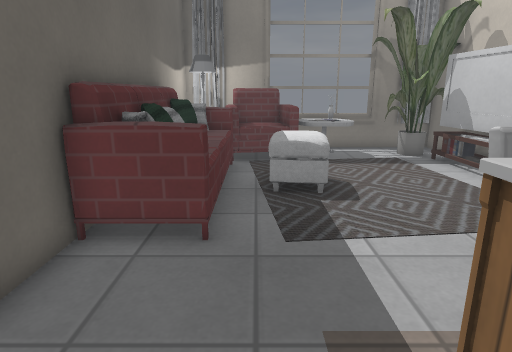
View 1 (above)

17 first-person views from a walk through a level from a Godot 3-D game. The camera is 1.3 m above the floor, tilts 14° down and sees 75° across. The floor is counted in squares, 0.5 m on a side. Each view is taken from the middle of a square. On the plan, view 1 faces up. The plan holds only what a view shows up to about 20 squares ahead; the rest is blank. The place goes on beyond the plan. Some surface patterns are stand-ins.

View 2
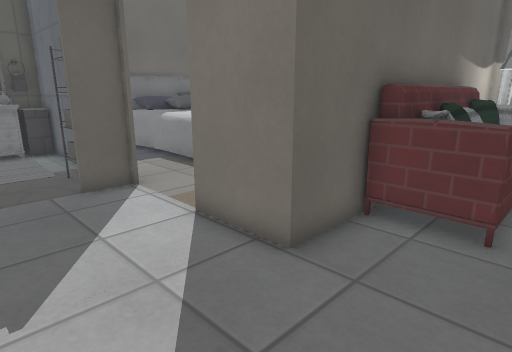

View 3
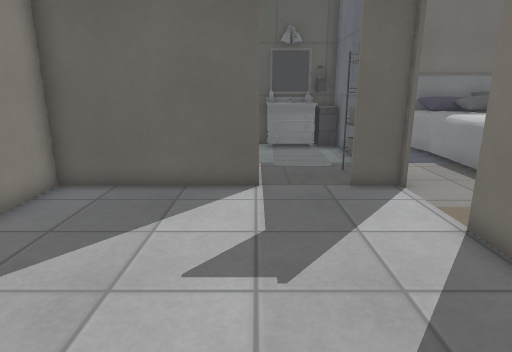

View 4
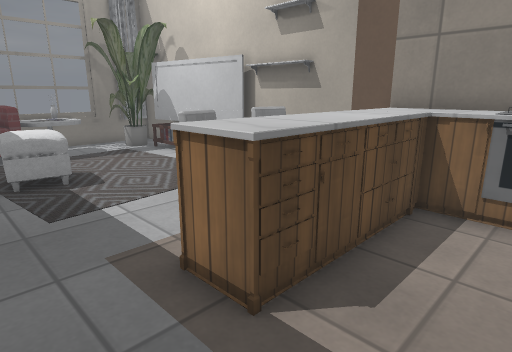

View 5
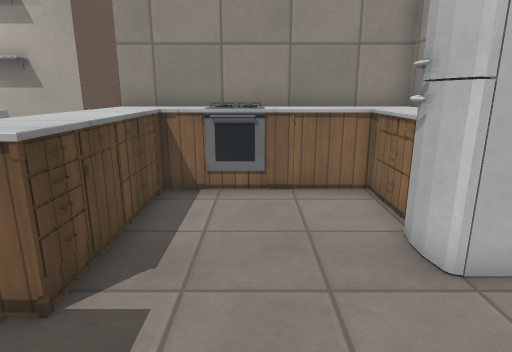

View 6
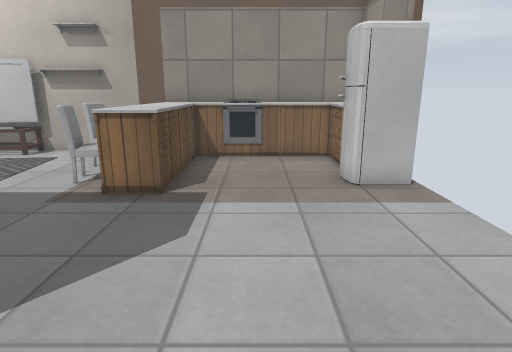

View 7
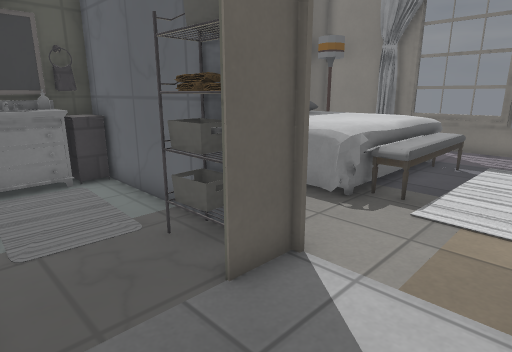

View 8
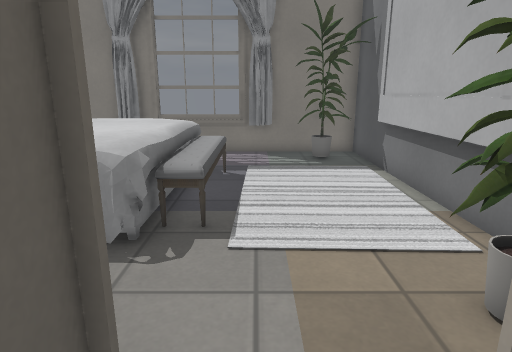

View 9
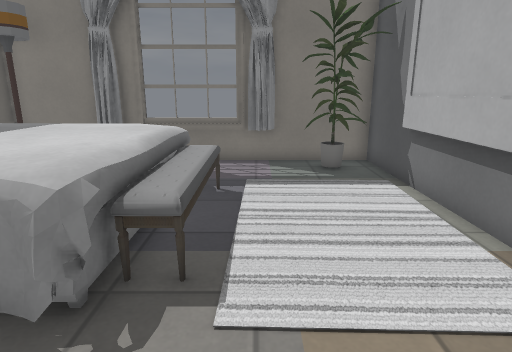

View 10
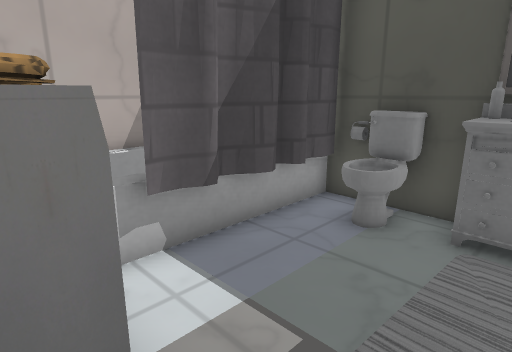

View 11
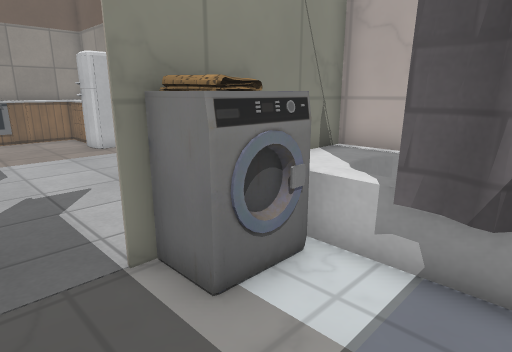

View 12
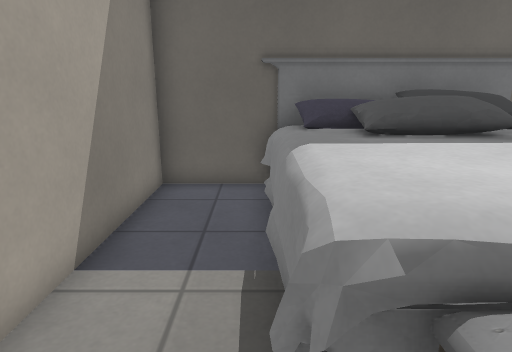

View 13
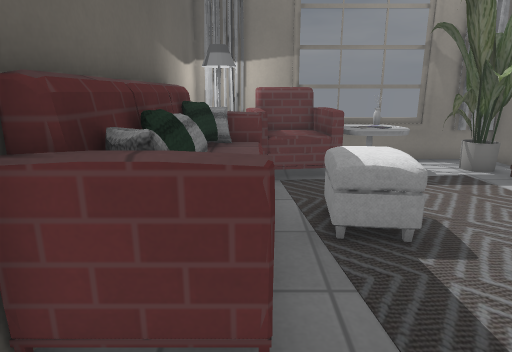

View 14
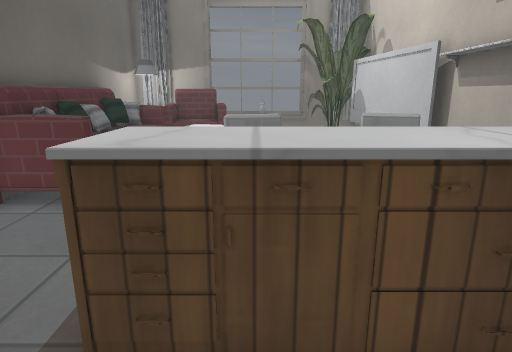

View 15
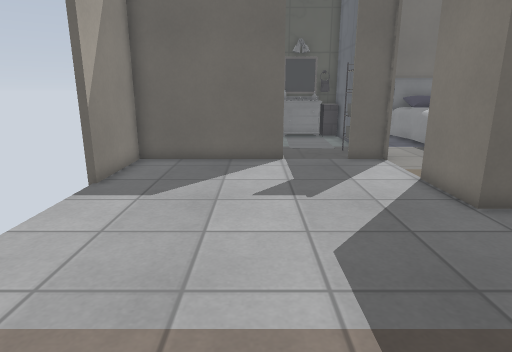

View 16
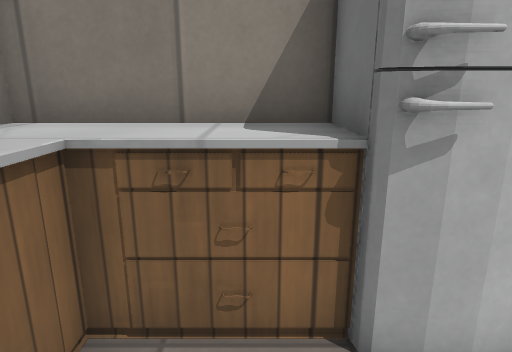

View 17
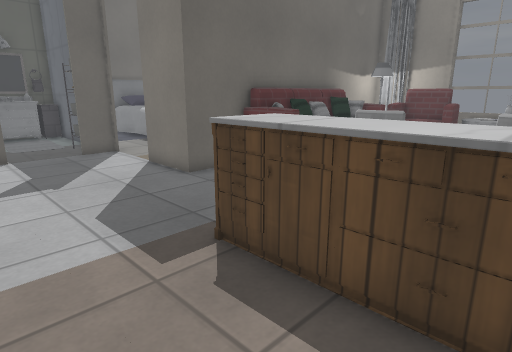

### Floor plan
Key: @ floor where view 1 was taken; # wall or solid block; . floor; D closed door; = window, fence, low wall or low ledge; ^ raised ledge; T table; C carpet; A TV; B bed; S basket; I sink; M mirror; E stove; F fridge; L toilet; H bathtub; O other object.
Columns run from 18 left of view 1 to 8 right of it. Each row starts with its distance up from view 1.
 17      #====
 16  #####===####  #########
 15  ##     ....#####OOOTOT #
 14  #      ....#### OOOTTT ##
 13  # ^^^^ ^.....## OCC .. ###
 12  #B^^^^^^^....###^.     .AA
 11  BBBB^^^^^....###^.     ..A
 10  #BBB^^^^^....###^CCC   ..A
  9  BBB^^^^^^....###^C^C   ..A
  8  BBB^^^^^^....###^.CC    .A
  7 ###^^^^^^=....###^.      .#
  6 ##=======....###=^........#
  5  #..........####......... #
  4  #..........####.....=.#. #
  3 #######SO#..####.... =.   #
  2 ##I....S##..........^^^^^^^
  1 #MI.................^^^^^^^
  0 #II...............@......EE
 -1 #LL....###...............EE
 -2 #LL....###...............EE
 -3 ####...^^#...............^^
 -4 #HHHHHHHH#...............^^
 -5        HH#..........FDD^^^^
 -6     HH HH#..........F F^^^^
 -7     #########        F#####

Where each view was taken, in squares from view 1:
view 1: 0 up, 0 right, facing up
view 2: 1 down, 0 right, facing up-left
view 3: 1 down, 0 right, facing left
view 4: 2 down, 1 left, facing up-right
view 5: 2 down, 2 left, facing right
view 6: 2 down, 7 left, facing right
view 7: 1 down, 6 left, facing up-left
view 8: 1 up, 8 left, facing up
view 9: 3 up, 8 left, facing up
view 10: 1 up, 10 left, facing down-left
view 11: 1 up, 14 left, facing down-right
view 12: 6 up, 8 left, facing left
view 13: 3 up, 1 left, facing up
view 14: 2 down, 3 right, facing up
view 15: 2 down, 4 right, facing left
view 16: 2 down, 5 right, facing down
view 17: 3 down, 6 right, facing up-left
